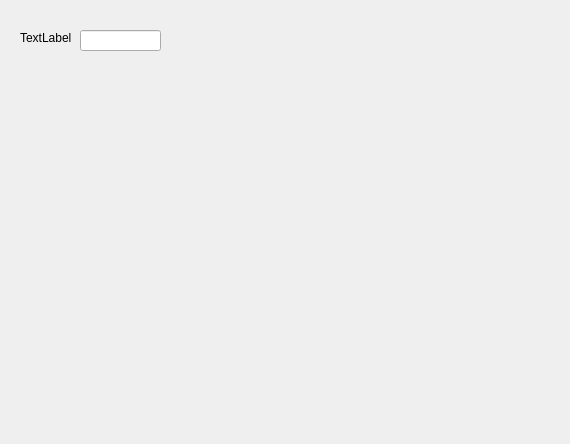
<?xml version="1.0" encoding="UTF-8"?>
<ui version="4.0">
 <class>Form</class>
 <widget class="QWidget" name="Form">
  <property name="geometry">
   <rect>
    <x>0</x>
    <y>0</y>
    <width>570</width>
    <height>444</height>
   </rect>
  </property>
  <property name="windowTitle">
   <string>Test</string>
  </property>
  <widget class="QLineEdit" name="lineVariable">
   <property name="geometry">
    <rect>
     <x>80</x>
     <y>30</y>
     <width>81</width>
     <height>21</height>
    </rect>
   </property>
   <property name="styleSheet">
    <string notr="true">&quot;addr&quot;: [1, 2]</string>
   </property>
  </widget>
  <widget class="QLabel" name="label">
   <property name="geometry">
    <rect>
     <x>20</x>
     <y>30</y>
     <width>51</width>
     <height>16</height>
    </rect>
   </property>
   <property name="text">
    <string>TextLabel</string>
   </property>
  </widget>
 </widget>
 <resources/>
 <connections/>
</ui>
